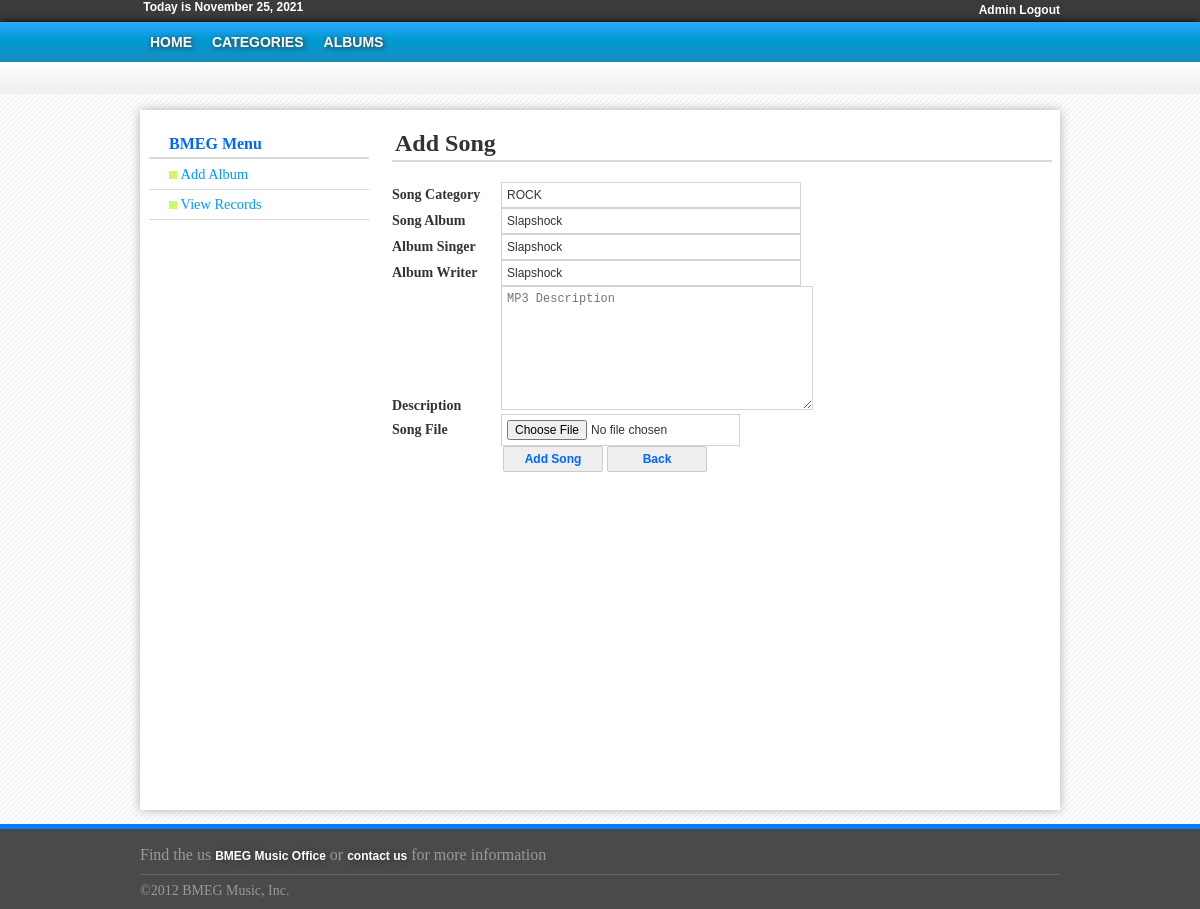
The page /Administrator/PHP/AdminSong.php?id=95 (signed in) on the database its author committed.
### tables this page shows
CREATE TABLE IF NOT EXISTS `tblalbum` (
`id` int(100) NOT NULL,
  `albumcat` int(100) DEFAULT NULL,
  `albumname` varchar(60) DEFAULT NULL,
  `albumsinger` varchar(100) DEFAULT NULL,
  `albumwriter` varchar(100) DEFAULT NULL,
  `albumdesc` varchar(250) DEFAULT NULL,
  `albumimage` varchar(30) DEFAULT NULL
);

CREATE TABLE IF NOT EXISTS `tblcategory` (
`id` int(10) NOT NULL,
  `catname` varchar(50) DEFAULT NULL,
  `catdesc` varchar(250) DEFAULT NULL,
  `catimage` varchar(30) DEFAULT NULL
);

### Administrator/PHP/AdminSong.php (the view, shortened to what this page needs)
<?php
if(isset($_SESSION['user_id'])==0){
header("location:../../loginpage.php");
}else{
?>
<!DOCTYPE html PUBLIC "-//W3C//DTD XHTML 1.0 Transitional//EN" "http://www.w3.org/TR/xhtml1/DTD/xhtml1-transitional.dtd">
<html xmlns="http://www.w3.org/1999/xhtml">
<head>
<link rel="stylesheet" type="text/css" href="../css/AdminStyle.css" />
</head>
<body>
<div class="header_wrapper">
	<div class="login">
          <?php
				$today = date("F j, Y");
				echo '&nbsp;Today is '.$today;
				?>
            <ul>
                <li><a href="logout.php">Admin Logout</a></li>
            </ul>
   	</div>
</div>
<div class="header_menu">
	<div class="menu">
    	<ul>
        	<li><a href="AdminHome.php">HOME</a></li>
            <li><a href="AdminCategory.php">CATEGORIES</a></li>
            <li><a href="AdminAlbum.php">ALBUMS</a></li>
    	</ul>
    </div>
</div>
<div class="header_under"></div>
<div class="container_wrapper">
    <div class="sidebar_menu">
    	<div>
    		<h4 class="header">BMEG Menu</h4>
        </div>
    	<ul>
        	<li><a href="AdminAlbum.php"><img src="../Templates/list-style.png" height="8"  width="8"/>&nbsp;Add Album</a></li>
            <li><a href="AdminViewAlbums.php"><img src="../Templates/list-style.png" height="8"  width="8"/>&nbsp;View Records</a></li>
        </ul>
    </div>
    <div class="home_content">
    	<h2 class="header">Add Song</h2>
			<form id="form" method="post" name="form" enctype="multipart/form-data" action="AdminAddSong.php" target="uploadframe">
            	<div>
                	<label for="Category">Song Category</label>
                    <?php
					$id = $_REQUEST['id'];
					$get = mysql_query("SELECT tblalbum.id,tblalbum.albumname,tblalbum.albumsinger,tblalbum.albumwriter,tblcategory.catname,tblcategory.id FROM tblalbum,tblcategory WHERE tblalbum.albumcat = tblcategory.id AND tblalbum.id ='".$id."'");
					while($row = mysql_fetch_array($get)){
					?>
               		<input type="text" value="<?php echo $row['catname']?>" name="txtcat" id="txtcat" size="39" readonly="readonly"/>
                </div>
                <div>
                	<label for="Category">Song Album</label>
               		<input type="text" size="39" value="<?php echo $row['albumname']?>" readonly="readonly" />
                </div>
                <div>
                	<label for="Singer">Album Singer</label>
                	<input type="text" name="txtsinger" id="txtsinger" value="<?php echo $row['albumsinger']?>"  readonly="readonly" size="39"/>
                </div>
                <div>
                	<label for="Singer">Album Writer</label>
                	<input type="text" name="txtwriter" id="txtwriter" value="<?php echo $row['albumwriter']?>"  readonly="readonly" size="39"/>
                </div>
                <div>
                	<label for="Description">Description</label>
                    <textarea rows="8" cols="50" placeholder="MP3 Description" name="txtdesc" id="txtdesc"></textarea>
                </div>
                <div>
                	<label for="Category">Song File</label>
               		<input type="file" name="txtsong" id="txtsong"/>
                </div>
                <?php
					}
				?>
                <div>
                	<input type="submit" value="Add Song" id="button1"/>
                    <input type="button" value="Back" id="button2" onClick="window.location.href='AdminViewAlbums.php'"/>
                </div>
            </form>
    </div>
</div>
<div class="footer_wrapper">
    <div class="footer_menu">
    	<ul>
        	<li>Find the us <a href="Frontend/Contacts.php">BMEG Music Office</a> or <a href="Frontend/Contacts.php">contact us</a>  for more information</li>
        </ul>
        <br /> <br /> <br />
        <span style="color:#999; font-size:14px; margin-top:10px;">&copy;2012 BMEG Music, Inc.</span>
    </div>
</div>
</body>
</html><?php } ?>

### Administrator/css/AdminStyle.css (style rules this page uses)
html,body { padding:0px; margin:0px; background:url(../Templates/body_back1.jpg) #fff top repeat-x; }
.header_menu { height:40px; width:100%; background:url(../Templates/menu_back.jpg) repeat-x; -moz-box-shadow:0px 0px 8px #000; -webkit-box-shadow:0px 0px 8px #000; -box-shadow:0px 0px 8px #000; border:1px medium #000; }
.menu { width:920px; margin-left:auto; margin-right:auto; }
.menu ul { padding:0px; margin:0px; }
.menu ul li { position:relative; float:left; list-style:none; line-height:40px; }
.menu ul li a { text-decoration:none; display:block; padding:10px; line-height:20px; font-family:Arial, Helvetica, sans-serif; font-size:14px; font-weight:900; text-shadow:1px 1px 5px #333; color:#FFF; }
.header_under { background:url(../Templates/headerunder.png) repeat-x; width:100%; height:32px; }
.header_wrapper { width:100%; height:22px; padding:0px; margin:0px; background:#3C3C3C; }
.login { font-family:Arial, Helvetica, sans-serif; color:#FFF; font-size:12px; padding-top: font-size:12px; width:920px; font-weight:900; margin-left:auto; margin-right:auto; }
.login ul { float:right; padding:0px; margin:0px; }
.login ul li { position:relative; list-style:none; }
.login ul li a { text-decoration:none; line-height:20px; font-family:Arial, Helvetica, sans-serif; font-size:12px; font-weight:900; text-shadow:1px 1px 5px #333; color:#FFF; }
.container_wrapper { width:920px; height:700px; padding:0px; margin-top:16px; margin-left:auto; margin-right:auto; -moz-box-shadow:0px 0px 10px #B0B0B0; -webkit-box-shadow:0px 0px 10px #B0B0B0; border:1px medium #B0B0B0; background:#FFF; }
.home_content { width:660px; height:500px; float:right; margin-right:8px; padding:0px; }
.home_content .header { font-weight:bold; color:#333; border-bottom:2px solid #dadada; padding-bottom:3px; padding-left:3px; }
.sidebar_menu { width:220px; height:500px; margin-left:9px; float:left; }
.sidebar_menu .header { font-weight:bold; color:#06F; margin-bottom:1px; border-bottom:2px solid #dadada; padding:4px 0px 4px 20px; }
.sidebar_menu ul { padding:0px; margin:0px; list-style-type:none; margin-bottom:10px; }
.sidebar_menu ul li { padding-bottom:0px; }
.sidebar_menu ul li a { font:"Trebuchet MS", Arial, Helvetica, sans-serif; font-size:90%; color:#09F; display:block; border-bottom:1px solid #dadada; padding-left:20px; text-decoration:none; padding-top:6px; padding-bottom:6px; }
label { width:105px; font:"Times New Roman", Times, serif; font-size:14px; font-weight:bold; color:#333; margin-top:5px; display:inline-block; }
#button1 { width:100px; font-weight:bold; border:1px solid #CCC; background:#EEE; margin-left:111px; color:#06F; -moz-border-radius:2px; -webkit-border-radius:2px; border-radius:2px; cursor:pointer; }
#button2 { width:100px; font-weight:bold; border:1px solid #CCC; background:#EEE; color:#06F; -moz-border-radius:2px; -webkit-border-radius:2px; border-radius:2px; cursor:pointer; }
textarea { display:inline-block; border:1px solid #D4D4D4; font:"MS Serif", "New York", serif; padding:5px 5px; font-size:12px; color:#333; max-width:300px; max-height:300px; }
input,select { padding:5px 5px; border:1px solid #D4D4D4; font-family:"Trebuchet MS", Arial, Helvetica, sans-serif; font-size:12px; color:#333; display:inline-block; }
.footer_wrapper { width:100%; height:80px; margin-top:14px; background:#4A4A4A; border-top:5px solid #0080FF; }
.footer_menu { width:920px; margin-left:auto; margin-right:auto; }
.footer_menu ul { padding:0px; margin:0px; list-style:none; float:left; border-bottom:1px solid #666; width:100%; padding-bottom:8px; padding-top:6px; }
.footer_menu ul li { line-height:20px; padding-top:10px; color:#999; font-weight:500px; }
.footer_menu ul li a { text-decoration:none;line-height:20px;font-family:Arial, Helvetica, sans-serif;font-size:12px;;text-shadow:1px 1px 5px #333;color:#FFF; font-weight:560 }

### rows shown on the page
tblalbum: txtcat "ROCK", albumname "Slapshock", txtsinger "Slapshock", txtwriter "Slapshock"
